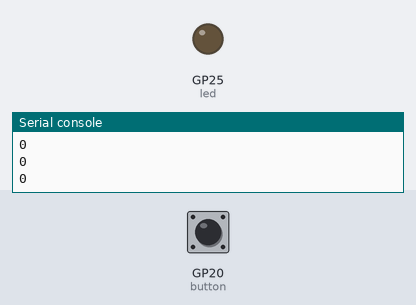
Simulated run of this program. Board: Raspberry Pi Pico running MicroPython. Parts: output pins drawn as LEDs (lit = HIGH), the last lines printed to the serial console. Inputs (shaded band) come from the test bench; at power-on: GP20 (button) HIGH.

Above: at 1.2 s.
1.3 s: GP20 (button) pulled LOW for 0.15 s
At 1.4 s:
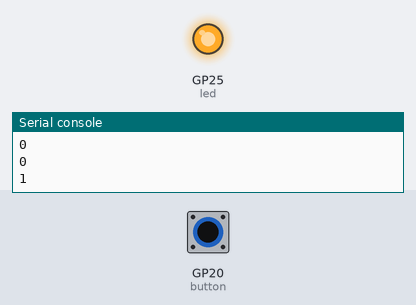
3.0 s: GP20 (button) pulled LOW for 3.2 s
At 6.5 s:
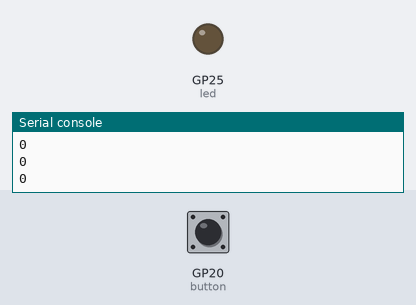
Timing chart, 0 to 8.0 s (numbered marks = the images above; inputs shaded):
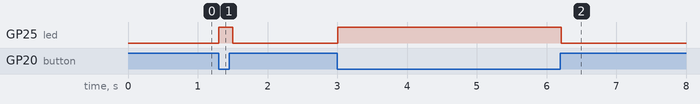

The program:

04_button_led.py
```python
from machine import Pin
import time
led = Pin('LED', Pin.OUT)

# GPIO 20번 핀에 연결된 버튼을 입력 모드로 설정합니다. 내부 풀업 저항을 활성화합니다.
button = Pin(20, Pin.IN, Pin.PULL_UP)

# 무한 루프를 통해 버튼의 상태를 지속적으로 확인하고 LED를 제어합니다.
while True:
    # button의 상태를 출력합니다. (눌렸을 때 1, 눌리지 않았을 때 0)
    if button.value() == 0:
        print("1")
        led.value(True)
    else:
        print("0")
        led.value(False)

    # 0.1초마다 반복합니다.
    time.sleep(0.1)
```

Measured:
- after the input at 1.3 s, GP25 (led): LOW → HIGH at once, → LOW 0.20 s later
- after the input at 3.0 s, GP25 (led): LOW → HIGH at once, → LOW 3.2 s later
